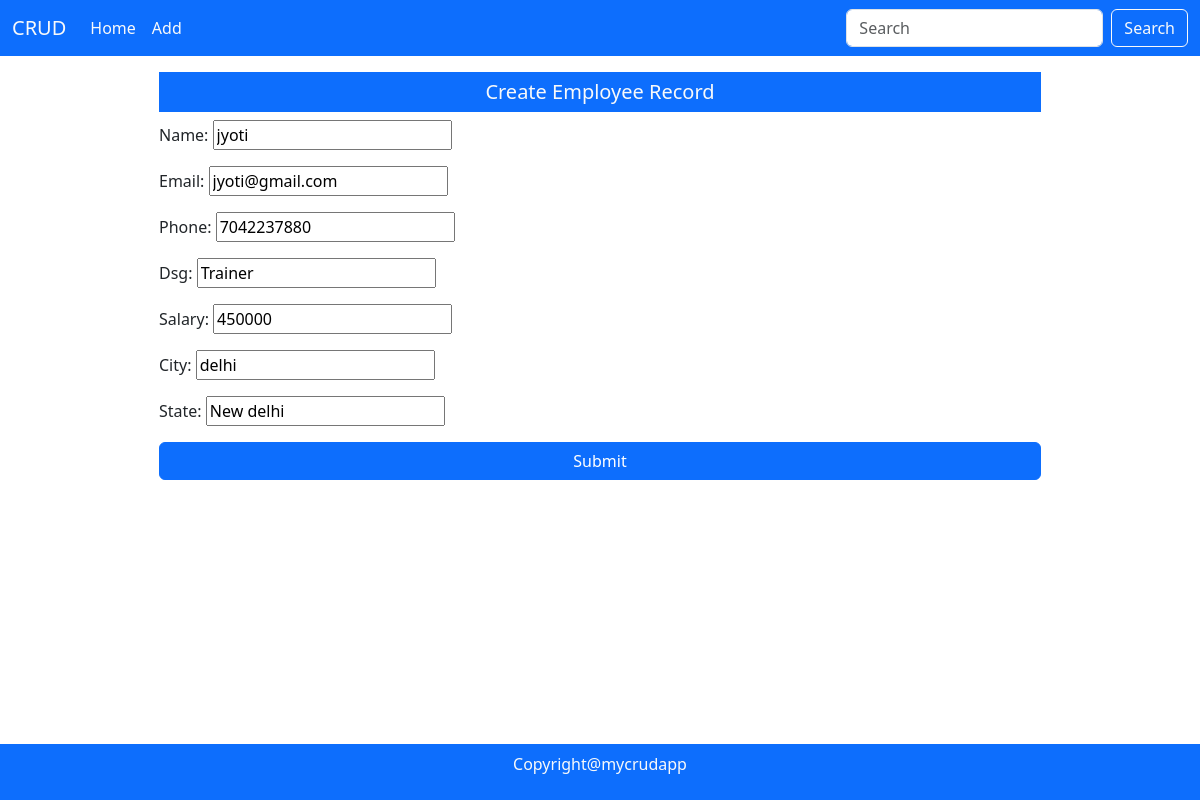
The page /update/3/ on the database its author committed.
### mainApp/models.py (models this page shows)
class Employee(models.Model):
    id =models.AutoField(primary_key=True)
    name = models.CharField(max_length=30)
    email=models.EmailField(max_length=30)
    dsg=models.CharField(max_length=20)
    phone=models.CharField(max_length=15,default="")
    salary=models.IntegerField()
    city=models.CharField(max_length=20,default="",null=True, blank=True)
    state=models.CharField(max_length=20,default="",null=True, blank=True)

### mainApp/views.py (the view)
# urls.py: path("update/<int:id>/",views.updatePage,name="update"),
def updatePage(Request,id):
    try:
        data = Employee.objects.get(id=id)
        if(Request.method=="POST"):
            ef = EmplyeeForm(Request.POST)
            if(ef.is_valid()):
                data.name = ef.cleaned_data['name']
                data.email = ef.cleaned_data['email']
                data.phone = ef.cleaned_data['phone']
                data.dsg = ef.cleaned_data['dsg']
                data.salary = ef.cleaned_data['salary']
                data.city = ef.cleaned_data['city']
                data.state = ef.cleaned_data['state']
                data.save()
                return HttpResponseRedirect("/")
        else:
            ef = EmplyeeForm(instance=data)
            return render(Request,"update.html",{'form':ef})
    except:
         pass
    return HttpResponseRedirect("/")

### mainApp/forms.py (shortened to what this page needs)
class EmplyeeForm(forms.ModelForm):
    class Meta: #meta will be represent the innner class Employeeform
        model =Employee
        fields= ['name','email','phone','dsg','salary','city','state']
        widgets= {
            'name':forms.TextInput(attrs={'class':'forms.control','placeholder':'Enter name'}),
            'email':forms.TextInput(attrs={'class':'forms.control','placeholder':'Enter email id'}),
            'phone':forms.TextInput(attrs={'class':'forms.control','placeholder':'Enter phone Number'}),
            'dsg':forms.TextInput(attrs={'class':'forms.control','placeholder':'Enter Designation'}),
            'salary':forms.TextInput(attrs={'class':'forms.control','placeholder':'Enter salary'}),
            'city':forms.TextInput(attrs={'class':'forms.control','placeholder':'Enter city Name'}),
            'state':forms.TextInput(attrs={'class':'forms.control','placeholder':'Enter state Name'}),
        }

### mainApp/templates/update.html (shortened to what this page needs)
{% extends 'index.html'  %}
{% load static %}
{% block body %}
<div class="container-fluid mid-section my-3">
     <div class="w-75 m-auto">
          <h5 class="text-center p-2 bg-primary text-light">Create Employee Record</h5>
          <form action="" method="post">
               {{form.as_p}}
               <button type="submit" class="btn btn-primary w-100">Submit</button>
          </form>
     </div>
</div>
{% endblock %}

### mainApp/static/style.css (style rules this page uses)
.mid-section { height: 620px; position: relative; overflow: auto; }

### rows shown on the page
Employee: name "jyoti", email "jyoti@gmail.com", phone "7042237880", dsg "Trainer", salary "450000", city "delhi", state "New delhi"
